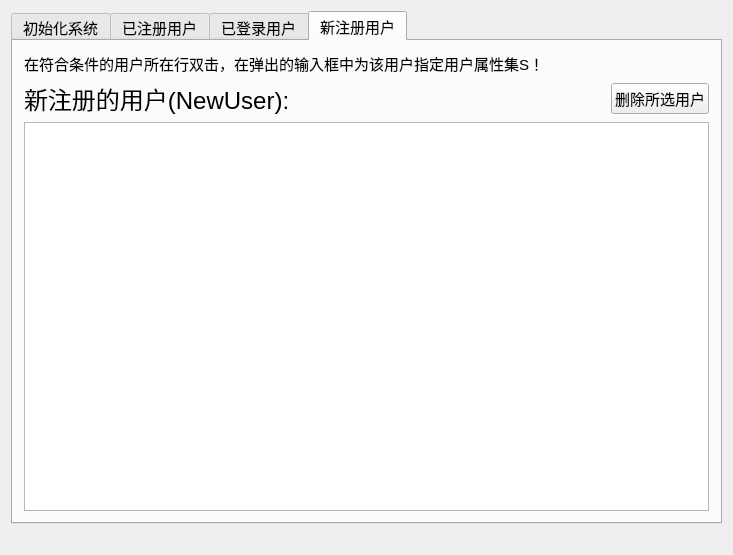
<?xml version="1.0" encoding="UTF-8"?>
<ui version="4.0">
 <class>KDSClass</class>
 <widget class="QWidget" name="KDSClass">
  <property name="geometry">
   <rect>
    <x>0</x>
    <y>0</y>
    <width>733</width>
    <height>555</height>
   </rect>
  </property>
  <property name="windowTitle">
   <string>KDS</string>
  </property>
  <layout class="QVBoxLayout" name="verticalLayout_4">
   <item>
    <widget class="QTabWidget" name="tabWidget">
     <property name="font">
      <font>
       <pointsize>11</pointsize>
      </font>
     </property>
     <property name="currentIndex">
      <number>3</number>
     </property>
     <widget class="QWidget" name="tab">
      <property name="sizePolicy">
       <sizepolicy hsizetype="Expanding" vsizetype="Expanding">
        <horstretch>0</horstretch>
        <verstretch>0</verstretch>
       </sizepolicy>
      </property>
      <attribute name="title">
       <string>初始化系统</string>
      </attribute>
      <layout class="QVBoxLayout" name="verticalLayout_6">
       <property name="spacing">
        <number>0</number>
       </property>
       <property name="leftMargin">
        <number>0</number>
       </property>
       <property name="topMargin">
        <number>0</number>
       </property>
       <property name="rightMargin">
        <number>0</number>
       </property>
       <property name="bottomMargin">
        <number>0</number>
       </property>
       <item>
        <layout class="QVBoxLayout" name="verticalLayout_5" stretch="2,3,4">
         <property name="sizeConstraint">
          <enum>QLayout::SetDefaultConstraint</enum>
         </property>
         <item>
          <layout class="QVBoxLayout" name="verticalLayout">
           <item>
            <widget class="QLabel" name="label">
             <property name="font">
              <font>
               <pointsize>18</pointsize>
              </font>
             </property>
             <property name="text">
              <string>请输入系统属性全集U(逗号隔开):</string>
             </property>
            </widget>
           </item>
           <item>
            <widget class="QPlainTextEdit" name="plainTextEdit">
             <property name="sizePolicy">
              <sizepolicy hsizetype="Expanding" vsizetype="Expanding">
               <horstretch>0</horstretch>
               <verstretch>3</verstretch>
              </sizepolicy>
             </property>
             <property name="backgroundVisible">
              <bool>false</bool>
             </property>
             <property name="centerOnScroll">
              <bool>false</bool>
             </property>
            </widget>
           </item>
           <item>
            <layout class="QHBoxLayout" name="horizontalLayout" stretch="2,1">
             <item>
              <spacer name="horizontalSpacer">
               <property name="orientation">
                <enum>Qt::Horizontal</enum>
               </property>
               <property name="sizeHint" stdset="0">
                <size>
                 <width>138</width>
                 <height>17</height>
                </size>
               </property>
              </spacer>
             </item>
             <item>
              <widget class="QPushButton" name="pushButton">
               <property name="text">
                <string>确认</string>
               </property>
              </widget>
             </item>
            </layout>
           </item>
          </layout>
         </item>
         <item>
          <layout class="QVBoxLayout" name="verticalLayout_2">
           <item>
            <widget class="QLabel" name="label_2">
             <property name="font">
              <font>
               <pointsize>18</pointsize>
              </font>
             </property>
             <property name="text">
              <string>系统参数(RawParam):</string>
             </property>
            </widget>
           </item>
           <item>
            <widget class="QTableView" name="tableView">
             <property name="sizePolicy">
              <sizepolicy hsizetype="Expanding" vsizetype="Expanding">
               <horstretch>0</horstretch>
               <verstretch>3</verstretch>
              </sizepolicy>
             </property>
            </widget>
           </item>
          </layout>
         </item>
         <item>
          <layout class="QVBoxLayout" name="verticalLayout_3" stretch="0,0">
           <property name="spacing">
            <number>6</number>
           </property>
           <item>
            <widget class="QLabel" name="label_3">
             <property name="font">
              <font>
               <pointsize>18</pointsize>
              </font>
             </property>
             <property name="text">
              <string>访问策略矩阵表(AccessPolicyMatrix):</string>
             </property>
            </widget>
           </item>
           <item>
            <widget class="QTableView" name="tableView_2">
             <property name="sizePolicy">
              <sizepolicy hsizetype="Expanding" vsizetype="Expanding">
               <horstretch>0</horstretch>
               <verstretch>1</verstretch>
              </sizepolicy>
             </property>
            </widget>
           </item>
          </layout>
         </item>
        </layout>
       </item>
      </layout>
     </widget>
     <widget class="QWidget" name="tab_2">
      <attribute name="title">
       <string>已注册用户</string>
      </attribute>
      <layout class="QVBoxLayout" name="verticalLayout_8">
       <item>
        <layout class="QVBoxLayout" name="verticalLayout_7">
         <item>
          <widget class="QLabel" name="label_4">
           <property name="font">
            <font>
             <pointsize>18</pointsize>
            </font>
           </property>
           <property name="text">
            <string>系统中已经注册的用户(User):</string>
           </property>
          </widget>
         </item>
         <item>
          <widget class="QTableView" name="tableView_3">
           <property name="sizePolicy">
            <sizepolicy hsizetype="Expanding" vsizetype="Expanding">
             <horstretch>0</horstretch>
             <verstretch>3</verstretch>
            </sizepolicy>
           </property>
          </widget>
         </item>
        </layout>
       </item>
      </layout>
     </widget>
     <widget class="QWidget" name="tab_3">
      <attribute name="title">
       <string>已登录用户</string>
      </attribute>
      <layout class="QVBoxLayout" name="verticalLayout_10">
       <item>
        <layout class="QVBoxLayout" name="verticalLayout_9">
         <item>
          <widget class="QLabel" name="label_5">
           <property name="font">
            <font>
             <pointsize>18</pointsize>
            </font>
           </property>
           <property name="text">
            <string>系统中已经登录的用户(LoggedUser):</string>
           </property>
          </widget>
         </item>
         <item>
          <widget class="QTableView" name="tableView_4">
           <property name="sizePolicy">
            <sizepolicy hsizetype="Expanding" vsizetype="Expanding">
             <horstretch>0</horstretch>
             <verstretch>3</verstretch>
            </sizepolicy>
           </property>
          </widget>
         </item>
        </layout>
       </item>
      </layout>
     </widget>
     <widget class="QWidget" name="tab_4">
      <attribute name="title">
       <string>新注册用户</string>
      </attribute>
      <layout class="QVBoxLayout" name="verticalLayout_12">
       <item>
        <layout class="QVBoxLayout" name="verticalLayout_11">
         <item>
          <widget class="QLabel" name="label_8">
           <property name="font">
            <font>
             <pointsize>11</pointsize>
            </font>
           </property>
           <property name="text">
            <string>在符合条件的用户所在行双击，在弹出的输入框中为该用户指定用户属性集S！</string>
           </property>
          </widget>
         </item>
         <item>
          <layout class="QHBoxLayout" name="horizontalLayout_2">
           <item>
            <widget class="QLabel" name="label_6">
             <property name="font">
              <font>
               <pointsize>18</pointsize>
              </font>
             </property>
             <property name="text">
              <string>新注册的用户(NewUser):</string>
             </property>
            </widget>
           </item>
           <item>
            <spacer name="horizontalSpacer_2">
             <property name="orientation">
              <enum>Qt::Horizontal</enum>
             </property>
             <property name="sizeHint" stdset="0">
              <size>
               <width>40</width>
               <height>20</height>
              </size>
             </property>
            </spacer>
           </item>
           <item>
            <widget class="QPushButton" name="pushButton_2">
             <property name="font">
              <font>
               <pointsize>11</pointsize>
              </font>
             </property>
             <property name="text">
              <string>删除所选用户</string>
             </property>
            </widget>
           </item>
          </layout>
         </item>
         <item>
          <widget class="QTableView" name="tableView_5">
           <property name="sizePolicy">
            <sizepolicy hsizetype="Expanding" vsizetype="Expanding">
             <horstretch>0</horstretch>
             <verstretch>3</verstretch>
            </sizepolicy>
           </property>
           <property name="dragEnabled">
            <bool>false</bool>
           </property>
           <property name="selectionMode">
            <enum>QAbstractItemView::ExtendedSelection</enum>
           </property>
           <property name="showGrid">
            <bool>true</bool>
           </property>
           <property name="gridStyle">
            <enum>Qt::CustomDashLine</enum>
           </property>
           <property name="sortingEnabled">
            <bool>false</bool>
           </property>
          </widget>
         </item>
        </layout>
       </item>
      </layout>
     </widget>
    </widget>
   </item>
   <item>
    <widget class="QLabel" name="label_7">
     <property name="text">
      <string/>
     </property>
    </widget>
   </item>
  </layout>
 </widget>
 <layoutdefault spacing="6" margin="11"/>
 <resources/>
 <connections/>
</ui>
